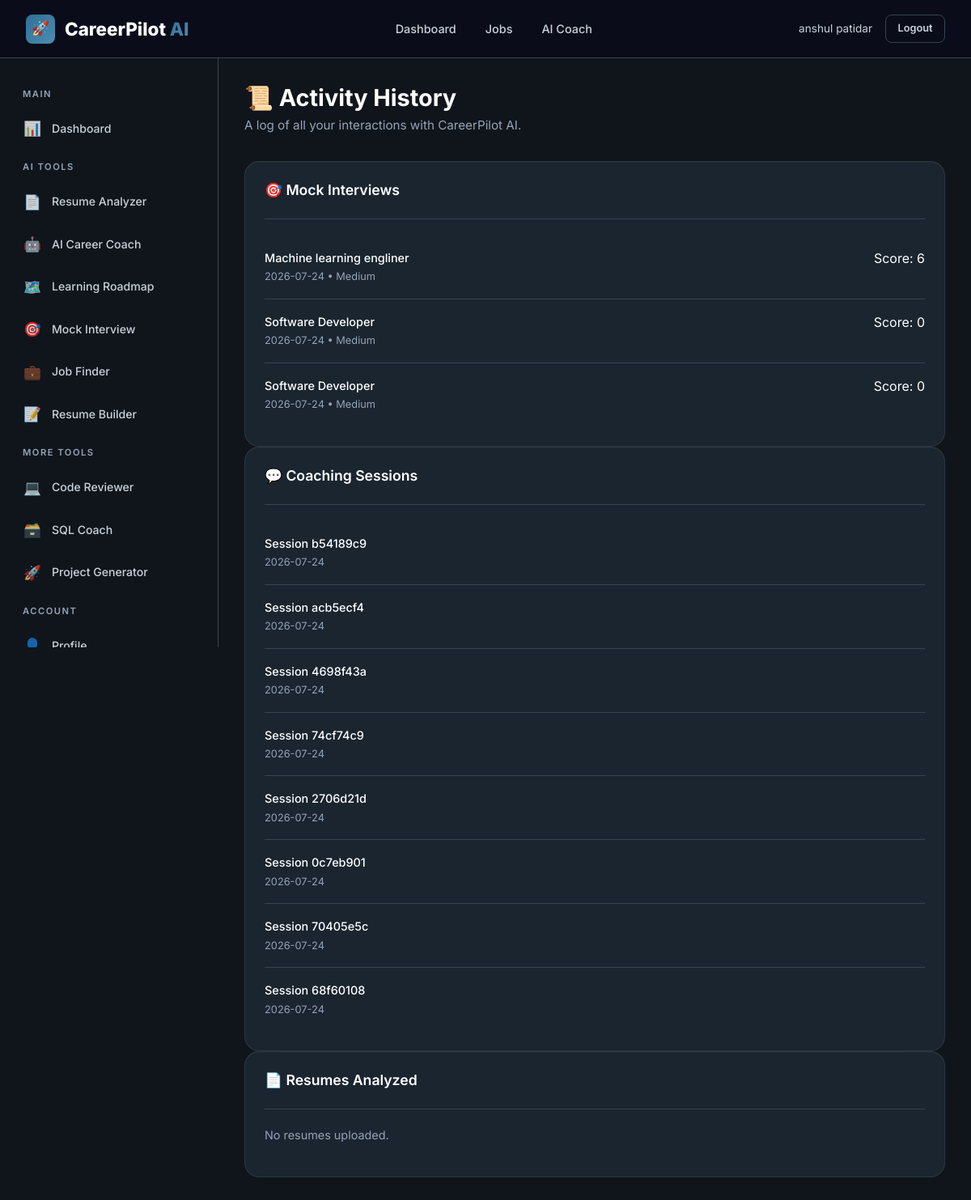
Before: /profile/history (signed in) with the older database file.
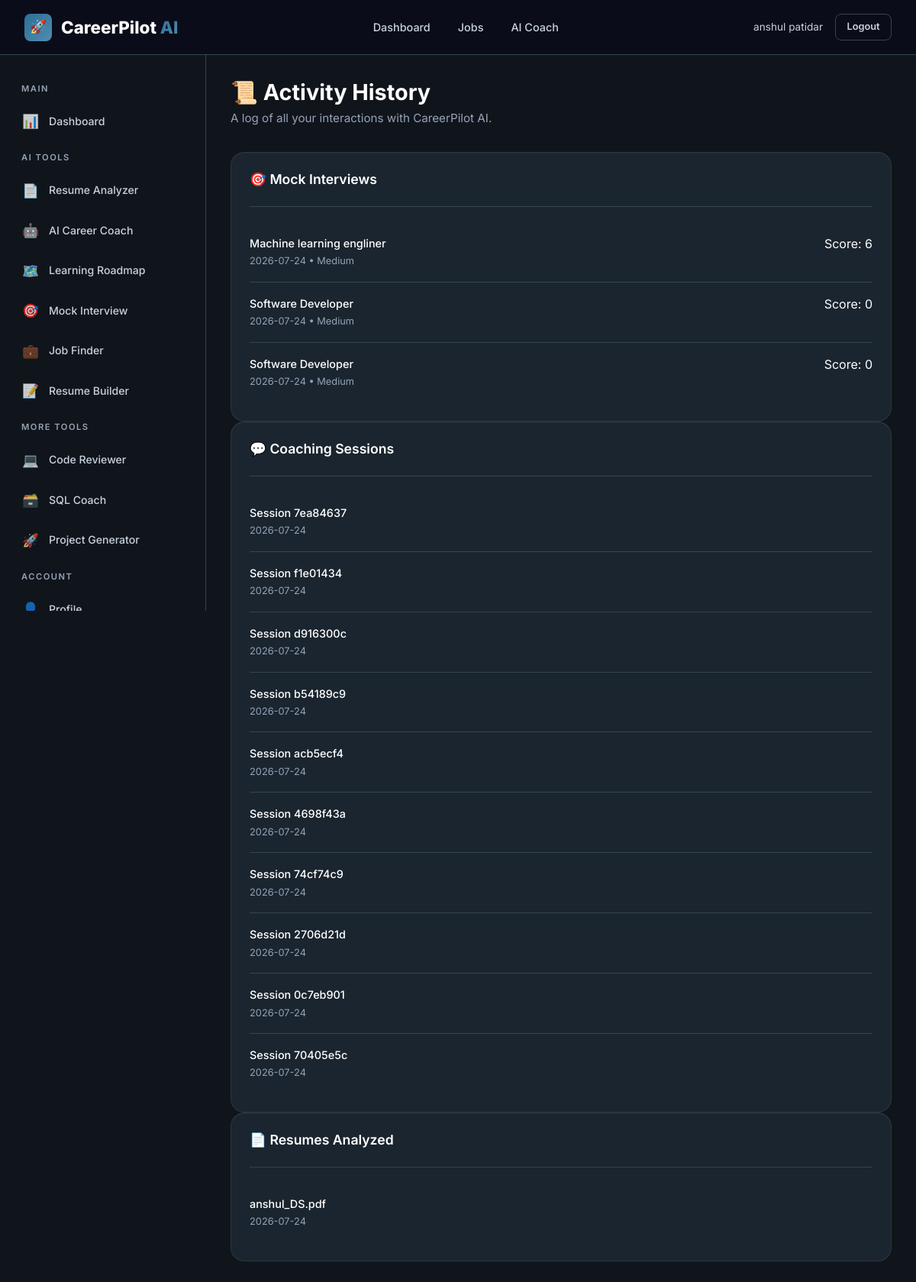
After: the same page with the newer database file.
### tables this page shows
CREATE TABLE interview_history (
    id INTEGER PRIMARY KEY AUTOINCREMENT,
    user_id INTEGER NOT NULL,
    session_id TEXT NOT NULL,
    role TEXT NOT NULL,
    difficulty TEXT DEFAULT 'medium' CHECK(difficulty IN ('easy', 'medium', 'hard', 'expert')),
    experience_years INTEGER DEFAULT 0,
    interview_type TEXT DEFAULT 'technical',
    questions TEXT DEFAULT '[]',
    answers TEXT DEFAULT '[]',
    evaluations TEXT DEFAULT '[]',
    communication_score INTEGER DEFAULT 0,
    technical_score INTEGER DEFAULT 0,
    confidence_score INTEGER DEFAULT 0,
    overall_score INTEGER DEFAULT 0,
    feedback TEXT DEFAULT '',
    conducted_at TIMESTAMP DEFAULT CURRENT_TIMESTAMP,
    FOREIGN KEY (user_id) REFERENCES users(id) ON DELETE CASCADE
);

CREATE TABLE resumes (
    id INTEGER PRIMARY KEY AUTOINCREMENT,
    user_id INTEGER NOT NULL,
    filename TEXT NOT NULL,
    original_name TEXT NOT NULL,
    file_size INTEGER DEFAULT 0,
    raw_text TEXT DEFAULT '',
    parsed_data TEXT DEFAULT '{}',
    is_primary INTEGER DEFAULT 0,
    uploaded_at TIMESTAMP DEFAULT CURRENT_TIMESTAMP,
    FOREIGN KEY (user_id) REFERENCES users(id) ON DELETE CASCADE
);

### backend/routes/profile.py (the view)
@profile_bp.route('/history')
@login_required
def history():
    user_id = session['user_id']
    from backend.models.resume import ResumeModel
    from backend.models.job import JobModel
    from backend.models.interview import InterviewModel
    chats = ChatModel.get_user_sessions(user_id)
    resumes = ResumeModel.get_by_user(user_id)
    interviews = InterviewModel.get_by_user(user_id)
    return render_template('profile/history.html',
                         chats=chats, resumes=resumes, interviews=interviews)

### backend/database/db.py (called while the page is built)
def get_db_path() -> str:
    base_dir = os.path.dirname(os.path.dirname(os.path.dirname(os.path.abspath(__file__))))
    return os.path.join(base_dir, DATABASE_PATH)

def get_connection(db_path: Optional[str] = None) -> sqlite3.Connection:
    path = db_path or get_db_path()
    conn = sqlite3.connect(path)
    conn.row_factory = sqlite3.Row
    conn.execute("PRAGMA foreign_keys = ON")
    conn.execute("PRAGMA journal_mode = WAL")
    return conn

@contextmanager
def get_db(db_path: Optional[str] = None):
    conn = get_connection(db_path)
    try:
        yield conn
        conn.commit()
    except Exception:
        conn.rollback()
        raise
    finally:
        conn.close()

def execute_query(query: str, params: tuple = (), db_path: Optional[str] = None) -> list[dict]:
    with get_db(db_path) as db:
        cursor = db.execute(query, params)
        rows = cursor.fetchall()
        return [dict(row) for row in rows]

### backend/models/resume.py (called while the page is built)
    @staticmethod
    def get_by_user(user_id: int) -> list[dict]:
        return execute_query(
            "SELECT *, uploaded_at AS created_at FROM resumes WHERE user_id = ? ORDER BY uploaded_at DESC",
            (user_id,)
        )

### templates/profile/history.html
{% extends "base.html" %}
{% block content %}
{% include "components/sidebar.html" %}
<main class="main-content">
    <div class="page-header reveal">
        <h1>📜 Activity History</h1>
        <p class="page-subtitle">A log of all your interactions with CareerPilot AI.</p>
    </div>
    <div class="grid-3 reveal delay-1">
        <div class="card">
            <div class="card-header">
                <h3 class="card-title">🎯 Mock Interviews</h3>
            </div>
            {% if interviews %}
                <ul class="activity-list">
                    {% for item in interviews[:10] %}
                    <li class="activity-item">
                        <div class="activity-content">
                            <div class="flex-between">
                                <div class="activity-title">{{ item.role }}</div>
                                <span>Score: {{ item.overall_score }}</span>
                            </div>
                            <div class="activity-desc">{{ item.created_at.split(' ')[0] if item.created_at else 'Unknown' }} • {{ item.difficulty | title }}</div>
                        </div>
                    </li>
                    {% endfor %}
                </ul>
            {% else %}
                <p style="color: var(--text-tertiary); font-size: 0.9rem;">No mock interviews recorded.</p>
            {% endif %}
        </div>
        <div class="card">
            <div class="card-header">
                <h3 class="card-title">💬 Coaching Sessions</h3>
            </div>
            {% if chats %}
                <ul class="activity-list">
                    {% for item in chats[:10] %}
                    <li class="activity-item">
                        <div class="activity-content">
                            <div class="activity-title text-truncate" style="max-width: 250px;">Session {{ item.session_id[:8] }}</div>
                            <div class="activity-desc">{{ item.started_at.split(' ')[0] if item.started_at else 'Unknown' }}</div>
                        </div>
                    </li>
                    {% endfor %}
                </ul>
            {% else %}
                <p style="color: var(--text-tertiary); font-size: 0.9rem;">No chat history.</p>
            {% endif %}
        </div>
        <div class="card">
            <div class="card-header">
                <h3 class="card-title">📄 Resumes Analyzed</h3>
            </div>
            {% if resumes %}
                <ul class="activity-list">
                    {% for item in resumes[:10] %}
                    <li class="activity-item">
                        <div class="activity-content">
                            <div class="activity-title">{{ item.original_name }}</div>
                            <div class="activity-desc">{{ item.uploaded_at.split(' ')[0] if item.uploaded_at else 'Unknown' }}</div>
                        </div>
                    </li>
                    {% endfor %}
                </ul>
            {% else %}
                <p style="color: var(--text-tertiary); font-size: 0.9rem;">No resumes uploaded.</p>
            {% endif %}
        </div>
    </div>
</main>
{% endblock %}

Changed rows visible on the page:
added resumes: original_name "anshul_DS.pdf", uploaded_at "2026-07-24"
Other visible differences:
new list line: "Session 7ea84637 2026-07-24"
new list line: "Session f1e01434 2026-07-24"
new list line: "Session d916300c 2026-07-24"
list line gone: "Session 68f60108 2026-07-24"
text no longer shown: "No resumes uploaded."
